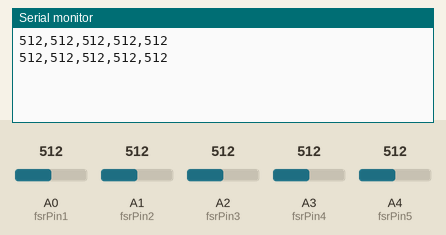
Recording of a sketch running on a simulated Arduino Uno, built with avr-gcc and run on an emulated ATmega328P. Shown: the last lines printed to the serial monitor. Inputs (shaded band) come from the test bench; at power-on: A0 (fsrPin1) = 512, A1 (fsrPin2) = 512, A2 (fsrPin3) = 512, A3 (fsrPin4) = 512, A4 (fsrPin5) = 512.

Above: at 1.8 s.
1.9 s: A0 (fsrPin1) set to 716
At 2.5 s:
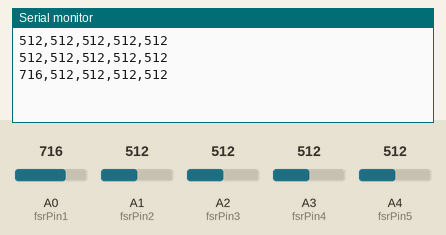
3.4 s: A1 (fsrPin2) set to 716
At 4.7 s:
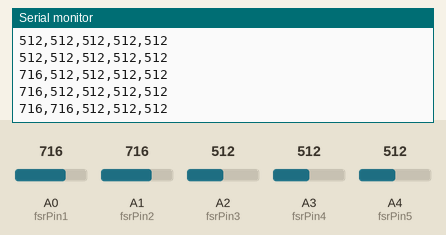
4.9 s: A2 (fsrPin3) set to 716
At 5.8 s:
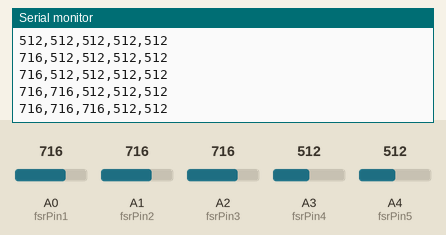
6.4 s: A3 (fsrPin4) set to 716
At 7.7 s:
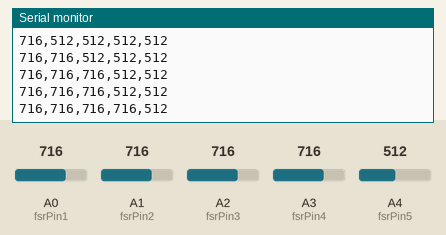
7.9 s: A4 (fsrPin5) set to 716
At 8.6 s:
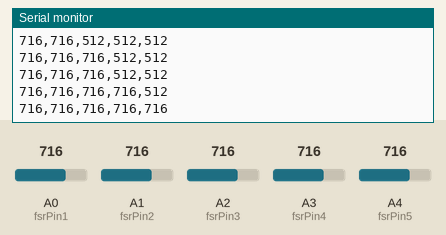
9.4 s: A0 (fsrPin1) set to 992
At 10.8 s:
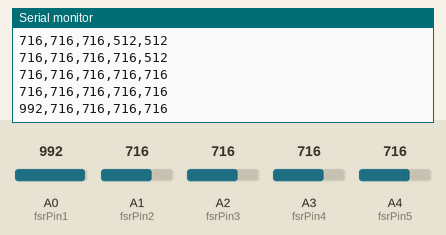
Timing chart, 0 to 11.9 s (numbered marks = the images above; inputs shaded):
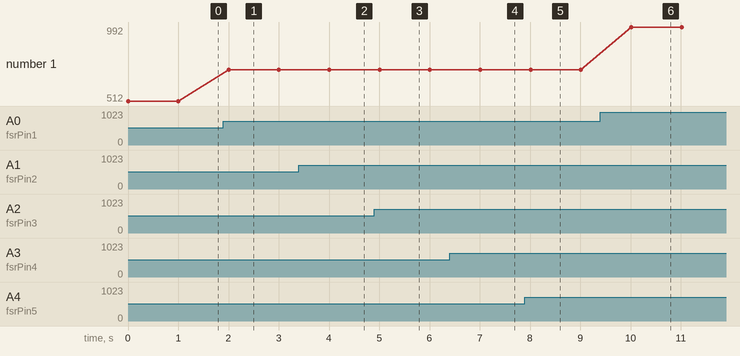

Measured:
- after the input at 1.9 s, the serial monitor: prints a new line after 0.10 s (image 1)
- after the input at 3.4 s, the serial monitor: prints a new line after 0.61 s (image 2)
- after the input at 4.9 s, the serial monitor: prints a new line after 0.11 s (image 3)
- after the input at 6.4 s, the serial monitor: prints a new line after 0.61 s (image 4)
- after the input at 7.9 s, the serial monitor: prints a new line after 0.11 s (image 5)
- after the input at 9.4 s, the serial monitor: prints a new line after 0.61 s (image 6)
- plotted number 1: 512 → 716 after the input at 1.9 s, 716 → 992 after the input at 9.4 s

The sketch:

ArduinoForceTest.ino
```cpp
/*
FSR simple testing sketch.
Used to collect an hour of sitting data and determine sampling speed
*/
int fsrPin1 = 0;
int fsrPin2 = 1;
int fsrPin3 = 2;
int fsrPin4 = 3;
int fsrPin5 = 4;


void setup(void) {
  Serial.begin(9600);
}

void loop(void) {


  Serial.print(analogRead(fsrPin1));     // the raw analog reading
  Serial.print(",");
  Serial.print(analogRead(fsrPin2));
  Serial.print(",");
  Serial.print(analogRead(fsrPin3));
  Serial.print(",");
  Serial.print(analogRead(fsrPin4));
  Serial.print(",");
  Serial.print(analogRead(fsrPin5));
  Serial.print("\r\n");

  delay(1000);
}
```
